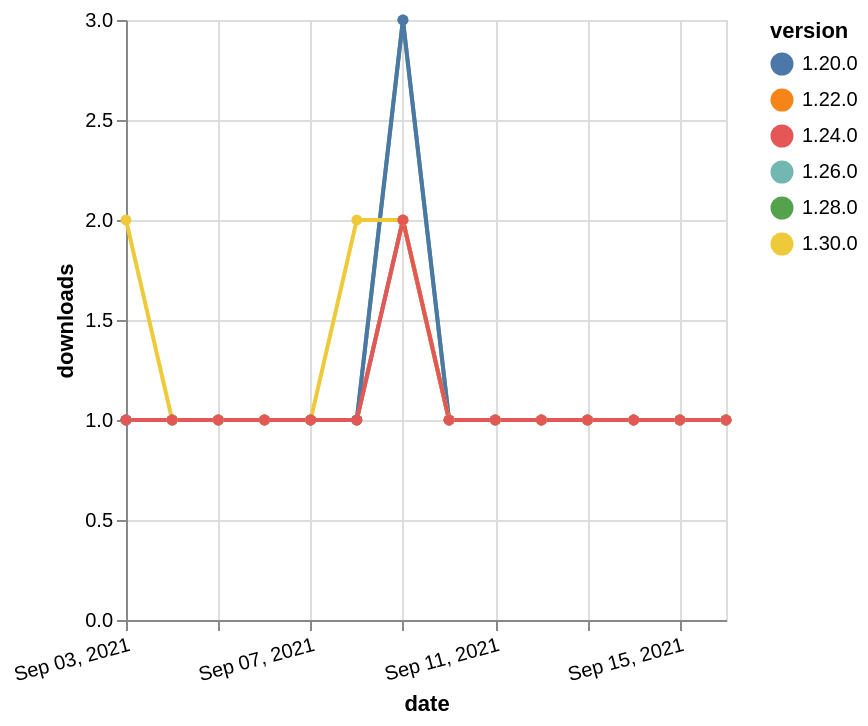

Describe this chart as a Vega-Lite specification.
### Vega-Lite specification from a JSON file in a GitHub repository (floating-point values rounded to 4 significant figures)
{"$schema": "https://vega.github.io/schema/vega-lite/v5.json", "description": "A simple bar chart with embedded data.", "data": {"values": [{"date": "2021-09-03", "total": 169, "delta": 1, "version": "1.22.0"}, {"date": "2021-09-04", "total": 170, "delta": 1, "version": "1.22.0"}, {"date": "2021-09-05", "total": 171, "delta": 1, "version": "1.22.0"}, {"date": "2021-09-06", "total": 172, "delta": 1, "version": "1.22.0"}, {"date": "2021-09-07", "total": 173, "delta": 1, "version": "1.22.0"}, {"date": "2021-09-08", "total": 174, "delta": 1, "version": "1.22.0"}, {"date": "2021-09-09", "total": 176, "delta": 2, "version": "1.22.0"}, {"date": "2021-09-10", "total": 177, "delta": 1, "version": "1.22.0"}, {"date": "2021-09-11", "total": 178, "delta": 1, "version": "1.22.0"}, {"date": "2021-09-12", "total": 179, "delta": 1, "version": "1.22.0"}, {"date": "2021-09-13", "total": 180, "delta": 1, "version": "1.22.0"}, {"date": "2021-09-14", "total": 181, "delta": 1, "version": "1.22.0"}, {"date": "2021-09-15", "total": 182, "delta": 1, "version": "1.22.0"}, {"date": "2021-09-16", "total": 183, "delta": 1, "version": "1.22.0"}, {"date": "2021-09-03", "total": 166, "delta": 1, "version": "1.28.0"}, {"date": "2021-09-04", "total": 167, "delta": 1, "version": "1.28.0"}, {"date": "2021-09-05", "total": 168, "delta": 1, "version": "1.28.0"}, {"date": "2021-09-06", "total": 169, "delta": 1, "version": "1.28.0"}, {"date": "2021-09-07", "total": 170, "delta": 1, "version": "1.28.0"}, {"date": "2021-09-08", "total": 171, "delta": 1, "version": "1.28.0"}, {"date": "2021-09-09", "total": 174, "delta": 3, "version": "1.28.0"}, {"date": "2021-09-10", "total": 175, "delta": 1, "version": "1.28.0"}, {"date": "2021-09-11", "total": 176, "delta": 1, "version": "1.28.0"}, {"date": "2021-09-12", "total": 177, "delta": 1, "version": "1.28.0"}, {"date": "2021-09-13", "total": 178, "delta": 1, "version": "1.28.0"}, {"date": "2021-09-14", "total": 179, "delta": 1, "version": "1.28.0"}, {"date": "2021-09-15", "total": 180, "delta": 1, "version": "1.28.0"}, {"date": "2021-09-16", "total": 181, "delta": 1, "version": "1.28.0"}, {"date": "2021-09-03", "total": 142, "delta": 1, "version": "1.26.0"}, {"date": "2021-09-04", "total": 143, "delta": 1, "version": "1.26.0"}, {"date": "2021-09-05", "total": 144, "delta": 1, "version": "1.26.0"}, {"date": "2021-09-06", "total": 145, "delta": 1, "version": "1.26.0"}, {"date": "2021-09-07", "total": 146, "delta": 1, "version": "1.26.0"}, {"date": "2021-09-08", "total": 147, "delta": 1, "version": "1.26.0"}, {"date": "2021-09-09", "total": 149, "delta": 2, "version": "1.26.0"}, {"date": "2021-09-10", "total": 150, "delta": 1, "version": "1.26.0"}, {"date": "2021-09-11", "total": 151, "delta": 1, "version": "1.26.0"}, {"date": "2021-09-12", "total": 152, "delta": 1, "version": "1.26.0"}, {"date": "2021-09-13", "total": 153, "delta": 1, "version": "1.26.0"}, {"date": "2021-09-14", "total": 154, "delta": 1, "version": "1.26.0"}, {"date": "2021-09-15", "total": 155, "delta": 1, "version": "1.26.0"}, {"date": "2021-09-16", "total": 156, "delta": 1, "version": "1.26.0"}, {"date": "2021-09-03", "total": 331, "delta": 1, "version": "1.20.0"}, {"date": "2021-09-04", "total": 332, "delta": 1, "version": "1.20.0"}, {"date": "2021-09-05", "total": 333, "delta": 1, "version": "1.20.0"}, {"date": "2021-09-06", "total": 334, "delta": 1, "version": "1.20.0"}, {"date": "2021-09-07", "total": 335, "delta": 1, "version": "1.20.0"}, {"date": "2021-09-08", "total": 336, "delta": 1, "version": "1.20.0"}, {"date": "2021-09-09", "total": 339, "delta": 3, "version": "1.20.0"}, {"date": "2021-09-10", "total": 340, "delta": 1, "version": "1.20.0"}, {"date": "2021-09-11", "total": 341, "delta": 1, "version": "1.20.0"}, {"date": "2021-09-12", "total": 342, "delta": 1, "version": "1.20.0"}, {"date": "2021-09-13", "total": 343, "delta": 1, "version": "1.20.0"}, {"date": "2021-09-14", "total": 344, "delta": 1, "version": "1.20.0"}, {"date": "2021-09-15", "total": 345, "delta": 1, "version": "1.20.0"}, {"date": "2021-09-16", "total": 346, "delta": 1, "version": "1.20.0"}, {"date": "2021-09-03", "total": 116, "delta": 2, "version": "1.30.0"}, {"date": "2021-09-04", "total": 117, "delta": 1, "version": "1.30.0"}, {"date": "2021-09-05", "total": 118, "delta": 1, "version": "1.30.0"}, {"date": "2021-09-06", "total": 119, "delta": 1, "version": "1.30.0"}, {"date": "2021-09-07", "total": 120, "delta": 1, "version": "1.30.0"}, {"date": "2021-09-08", "total": 122, "delta": 2, "version": "1.30.0"}, {"date": "2021-09-09", "total": 124, "delta": 2, "version": "1.30.0"}, {"date": "2021-09-10", "total": 125, "delta": 1, "version": "1.30.0"}, {"date": "2021-09-11", "total": 126, "delta": 1, "version": "1.30.0"}, {"date": "2021-09-12", "total": 127, "delta": 1, "version": "1.30.0"}, {"date": "2021-09-13", "total": 128, "delta": 1, "version": "1.30.0"}, {"date": "2021-09-14", "total": 129, "delta": 1, "version": "1.30.0"}, {"date": "2021-09-15", "total": 130, "delta": 1, "version": "1.30.0"}, {"date": "2021-09-16", "total": 131, "delta": 1, "version": "1.30.0"}, {"date": "2021-09-03", "total": 169, "delta": 1, "version": "1.24.0"}, {"date": "2021-09-04", "total": 170, "delta": 1, "version": "1.24.0"}, {"date": "2021-09-05", "total": 171, "delta": 1, "version": "1.24.0"}, {"date": "2021-09-06", "total": 172, "delta": 1, "version": "1.24.0"}, {"date": "2021-09-07", "total": 173, "delta": 1, "version": "1.24.0"}, {"date": "2021-09-08", "total": 174, "delta": 1, "version": "1.24.0"}, {"date": "2021-09-09", "total": 176, "delta": 2, "version": "1.24.0"}, {"date": "2021-09-10", "total": 177, "delta": 1, "version": "1.24.0"}, {"date": "2021-09-11", "total": 178, "delta": 1, "version": "1.24.0"}, {"date": "2021-09-12", "total": 179, "delta": 1, "version": "1.24.0"}, {"date": "2021-09-13", "total": 180, "delta": 1, "version": "1.24.0"}, {"date": "2021-09-14", "total": 181, "delta": 1, "version": "1.24.0"}, {"date": "2021-09-15", "total": 182, "delta": 1, "version": "1.24.0"}, {"date": "2021-09-16", "total": 183, "delta": 1, "version": "1.24.0"}]}, "width": "container", "mark": {"type": "line", "point": {"filled": true}}, "encoding": {"x": {"field": "date", "type": "temporal", "timeUnit": "yearmonthdate", "title": "date", "axis": {"labelAngle": -15}}, "y": {"field": "delta", "type": "quantitative", "title": "downloads"}, "color": {"field": "version", "type": "nominal"}, "tooltip": {"field": "delta"}}}
